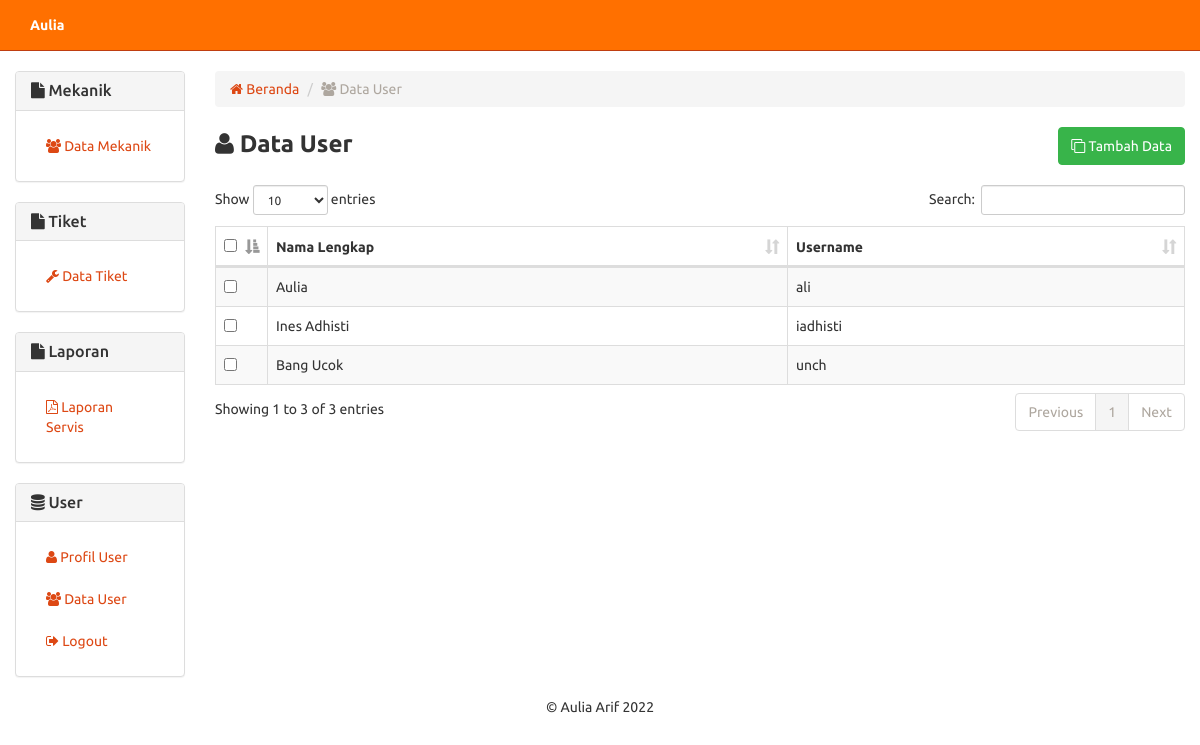
The page /user.php (signed in) on the database its author committed.
### tables this page shows
CREATE TABLE `user` (
  `no_user` int(2) NOT NULL,
  `username` varchar(8) DEFAULT NULL,
  `nama_user` varchar(30) DEFAULT NULL,
  `password` varchar(50) DEFAULT NULL
);

### includes/user.inc.php (called while the page is built, shortened)
<?php
class User{
	private $conn;
	private $table_name = "user";
	public function __construct($db){
		$this->conn = $db;
	}
	function readAll(){
		$query = "SELECT * FROM ".$this->table_name." ORDER BY no_user ASC";
		$stmt = $this->conn->prepare( $query );
		$stmt->execute();
		return $stmt;
	}
	function countAll(){
		$query = "SELECT * FROM ".$this->table_name." ORDER BY no_user ASC";
		$stmt = $this->conn->prepare( $query );
		$stmt->execute();
		return $stmt->rowCount();
	}
}
?>

### user.php (the view, shortened to what this page needs)
<?php
include "header.php";
include_once 'includes/user.inc.php';
$pro = new User($db);
$stmt = $pro->readAll();
            ?>
<div class="row">
	<div class="col-xs-12 col-sm-12 col-md-2">
		  	<?php
			include_once 'sidebar.php';
			?>
	</div>
	<div class="col-xs-12 col-sm-12 col-md-10">
	<ol class="breadcrumb">
	  <li><a href="index.php"><span class="fa fa-home"></span> Beranda</a></li>
	  <li class="active"><span class="fa fa-users"></span> Data User</li>
	</ol>
<form method="post">
    <div class="row">
        <div class="col-md-6 text-left">
            <strong style="font-size:18pt;"><span class="fa fa-user"></span> Data User</strong>
        </div>
        <div class="col-md-6 text-right">
            <button type="button" onclick="location.href='user-baru.php'" class="btn btn-success"><span class="fa fa-clone"></span> Tambah Data</button>
        </div>
    </div>
    <br/>
    <table width="100%" class="table table-striped table-bordered" id="tabeldata">
        <thead>
            <tr>
                <th width="10px"><input type="checkbox" name="select-all" id="select-all" /></th>
                <th>Nama Lengkap</th>
                <th>Username</th>
            </tr>
        </thead>
        <tbody>
    <?php
    while ($row = $stmt->fetch(PDO::FETCH_ASSOC)){
    ?>
            <tr>
                <td style="vertical-align:middle;"><input type="checkbox" value="<?php echo $row['no_user'] ?>" name="checkbox[]" /></td>
    	    <td style="vertical-align:middle;"><?php echo $row['nama_user'] ?></td>
    	    <td style="vertical-align:middle;"><?php echo $row['username'] ?></td>
            </tr>
    <?php
    }
    ?>
        </tbody>
    </table>
    </form>
</div>
</div>
<?php include "footer.php"; ?>

### rows shown on the page
user: nama_user "Aulia", username "ali"
user: nama_user "Ines Adhisti", username "iadhisti"
user: nama_user "Bang Ucok", username "unch"

### other values the page prints
$_SESSION['nama_user'] "Aulia"
